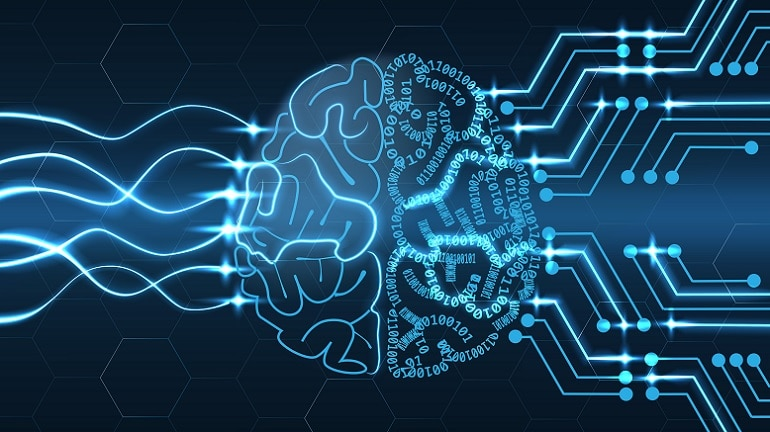
#> input picture imagem.jpg, 770 x 432 px, given in place of the camera
$ python R3.py
#> lines starting #> are read from the running program, lines starting #| are printed output that depends on the picture; after the words box and inside, x2 and y2 are one past the last pixel; in counts of white or black regions, pixels touching at a corner belong together
#> further down, frame is the input picture: shape (432, 770, 3); mean B, G, R 92.8, 65.8, 25.6
### helper_functions.py
import numpy as np
import cv2

# Essa função calcula o range hsv mínimo e máximo
# a partir de uma cor hsv da parte baixa e alta do filtro.
# Retorna dois ranges para poder cobrir valores
# extremos tipo 0 ou 349 para hue
def calc_hsv_range(hsv, threshold: int):
	h = hsv[0]
	s = hsv[1]
	v = hsv[2]

	threshold_h = threshold[0]
	threshold_s = threshold[1]
	threshold_v = threshold[2]

	# converte H de [0-360] para [0-180]
	h_min = int((h - threshold_h) * .5)
	# converte S de [0-100] para [0-255]
	s_min = int((s - threshold_s) * 2.55)
	# converte V de [0-100] para [0-255]
	v_min = int((v - threshold_v) * 2.55)

	h_max = int((h + threshold_h) * .5)
	s_max = int((s + threshold_s) * 2.55)
	v_max = int((v + threshold_v) * 2.55)

	# limita o range [0-255] para S e V
	s_min = max(0, min(s_min, 255))
	s_max = max(0, min(s_max, 255))
	v_min = max(0, min(v_min, 255))
	v_max = max(0, min(v_max, 255))

	# Listas
	range_min_1, range_min_2 = [h_min, s_min, v_min], [h_min, s_min, v_min]
	range_max_1, range_max_2 = [h_max, s_max, v_max], [h_max, s_max, v_max]

	# Cobre o H para ranges fora de [0-180]
	if h_min < 0:
		range_min_1[0] = 179 + h_min
		range_max_1[0] = 179
		range_min_2[0] = 0
	if h_max > 179:
		range_max_1[0] = 179
		range_min_2[0] = 0
		range_max_2[0] = h_max - 179

	# Retorna quatro arrays, dois da parte baixa do range
	# e dois da parte alta do range
	return (
		np.array([range_min_1[0], range_min_1[1], range_min_1[2]]),
		np.array([range_max_1[0], range_max_1[1], range_max_1[2]]),
		np.array([range_min_2[0], range_min_2[1], range_min_2[2]]),
		np.array([range_max_2[0], range_max_2[1], range_max_2[2]])
	)

# Essa função acha o maior contorno entre os contornos fornecidos
def find_greater(contours):
	greater = None
	greater_area = 0
	found = False
	for c in contours:
		area = cv2.contourArea(c)
		if area > greater_area:
			greater_area = area
			greater = c
			found = True
	return found, greater, greater_area

# Essa função desenha uma cruz na imagem
# [21 lines left out: functions draw_cross, draw_text, not called in this run]

### R3.py
#!/usr/bin/python
# -*- coding: utf-8 -*-

# Programa simples com camera webcam e opencv

import cv2
import math
from datetime import datetime
import numpy as np
from helper_functions import calc_hsv_range, find_greater, draw_cross, draw_text

def image_da_webcam(img):
	"""
	->>> !!!! FECHE A JANELA COM A TECLA ESC !!!! <<<<-
		deve receber a imagem da camera e retornar uma imagems filtrada.
	"""

	#region Carregamento da imagem

	# Um pouco de blur para reduzir ruídos
	imgb = cv2.blur(img, (11, 11))
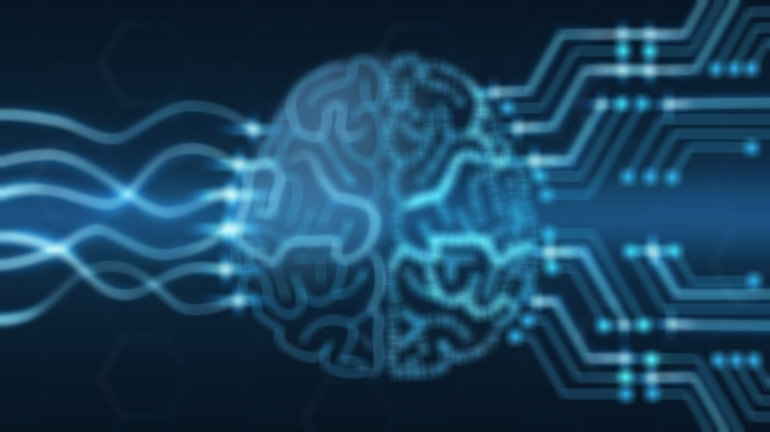
#> imgb: shape (432, 770, 3); mean B, G, R 92.8, 65.7, 25.6

	img_rgb = cv2.cvtColor(imgb, cv2.COLOR_BGR2RGB)
	img_hsv = cv2.cvtColor(imgb, cv2.COLOR_BGR2HSV)
#> img_hsv: shape (432, 770, 3); mean H, S, V 102.8, 193, 92.8
	img_size = img_rgb.shape
#> img_size = (432, 770, 3)

	#endregion

	#region Segmentação dos círculos

	# Valores HSV aproximados para os círculos azuis e vermelhos
	blue_hsv = (189, 42, 42)
	red_hsv = (2, 60, 38)

	blue_hsv = (187, 85, 70)
	red_hsv = (3, 70, 70)

	# Threshold para segmentação da imagem
	threshold = (8, 50, 60)

	# Ranges mínimos e máximos da imagem, recebe valores HSV entre
	# [(0, 0, 0), (360, 100, 100)] e retorna valores HSV para opencv entre
	# [(0, 0, 0), (180, 255, 255)]
	# Retorna dois ranges, um para a parte baixa do range e outra para a parte
	# alta do range
	range_blue = calc_hsv_range(blue_hsv, threshold)
	range_red = calc_hsv_range(red_hsv, threshold)

	# Segmenta os dois ranges dos círculos azuis
	mask_blue_1 = cv2.inRange(img_hsv, range_blue[0], range_blue[1])
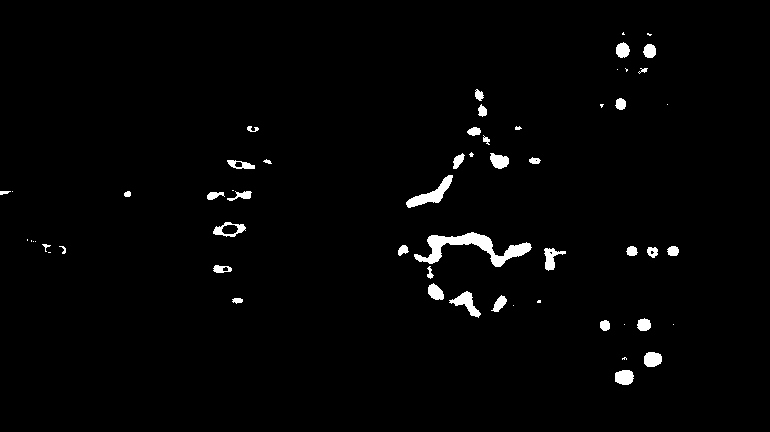
#> mask_blue_1: shape (432, 770); 1.8% white; 58 white regions (19 under 20 px)
	mask_blue_2 = cv2.inRange(img_hsv, range_blue[2], range_blue[3])

	# Segmenta os dois ranges dos círculos vermelhos
	mask_red_1 = cv2.inRange(img_hsv, range_red[0], range_red[1])
#> mask_red_1: shape (432, 770); every value is 0
	mask_red_2 = cv2.inRange(img_hsv, range_red[2], range_red[3])

	# Junta as imagens segmentadas
	mask_blue = cv2.bitwise_or(mask_blue_1, mask_blue_2)
	mask_red = cv2.bitwise_or(mask_red_1, mask_red_2)

	#endregion

	#region Acha os contornos nas segmentações

	cont_blue, _ = cv2.findContours(mask_blue, cv2.RETR_TREE, cv2.CHAIN_APPROX_SIMPLE)
#> cont_blue = 67 contours, 31 with area under 20; largest, box (x1, y1, x2, y2) and area: (414, 232, 532, 267) 1246, (406, 175, 453, 208) 450, (213, 222, 246, 237) 291, (449, 291, 481, 318) 284, (615, 370, 634, 385) 210
	cont_red, _ = cv2.findContours(mask_red, cv2.RETR_TREE, cv2.CHAIN_APPROX_SIMPLE)
#> cont_red = []

	# Converte para imagens RGB
	blue_rgb = cv2.cvtColor(mask_blue, cv2.COLOR_GRAY2RGB)
#> blue_rgb: shape (432, 770, 3); 1.8% white; 58 white regions (19 under 20 px), largest, box (x1, y1, x2, y2) and area: (414, 232, 532, 267) 1396, (406, 175, 453, 208) 507, (449, 291, 481, 318) 327
	red_rgb = cv2.cvtColor(mask_red, cv2.COLOR_GRAY2RGB)
#> red_rgb: shape (432, 770, 3); every value is 0

	# Cria uma cópia da imagem original
	cont_img = img.copy()

	# Desenha os contornos dos dois círculos
	# cv2.drawContours(cont_img, cont_blue, -1, [0, 0, 255], 5)
	# cv2.drawContours(cont_img, cont_red, -1, [0, 0, 255], 5)

	#endregion

	#region Identificação dos maiores círculos

	found_greater_blue, greater_blue, greater_blue_area = find_greater(cont_blue)
#> the loop in find_greater, `for c in contours:` made 67 passes
#> (area, greater_area) on passes 1, 12, 31: (210.5, 210.5), (283.5, 283.5), (1246.5, 1246.5)
#> area on passes 3, 6, 7, 10, 11, 13: 200.5, 74.5, 122, 35, 118, 167
#> after the loop in find_greater, `for c in contours:`: found = True; greater = contour of 178 points, box (x1, y1, x2, y2) (414, 232, 532, 267), area 1246; greater_area = 1246.5
#> found_greater_blue = True; greater_blue has the same summary as greater in find_greater; greater_blue_area = 1246.5
	found_greater_red, greater_red, greater_red_area = find_greater(cont_red)
#> found_greater_red = False; greater_red_area = 0

	if not found_greater_blue or not found_greater_red: return cont_img

	# Desenha os contornos dos dois círculos maiores
	cv2.drawContours(cont_img, [greater_blue], -1, [0, 125, 0], 5)
	cv2.drawContours(cont_img, [greater_red], -1, [0, 125, 0], 5)

	#endregion

	#region Identificação do centro de massa dos dois círculos

	moments_blue = cv2.moments(greater_blue)
	moments_red = cv2.moments(greater_red)

	# Centro de massa do círculo azul
	blue_center_x = int(moments_blue['m10']/moments_blue['m00'])
	blue_center_y = int(moments_blue['m01']/moments_blue['m00'])
	draw_cross(cont_img, (blue_center_x, blue_center_y), (10, 10), (0, 0, 0), 4)

	# Centro de massa do círculo vermelho
	red_center_x = int(moments_red['m10']/moments_red['m00'])
	red_center_y = int(moments_red['m01']/moments_red['m00'])
	draw_cross(cont_img, (red_center_x, red_center_y), (10, 10), (0, 0, 0), 4)

	#endregion

	#region Identificação da área dos dois círculos

	# Desenha a área do círculo azul
	draw_text(
		cont_img, (blue_center_x + 16, blue_center_y - 16),
		cv2.FONT_HERSHEY_SIMPLEX, int(greater_blue_area), (0, 0, 0)
	)

	# Desenha a área do círculo vermelho
	draw_text(
		cont_img, (red_center_x + 16, red_center_y - 16),
		cv2.FONT_HERSHEY_SIMPLEX, int(greater_red_area), (0, 0, 0)
	)

	#endregion

	#region Traça uma linha entre os dois círculos maiores

	# Simplesmente desenha uma linha
	cv2.line(
		cont_img, (blue_center_x, blue_center_y),(red_center_x, red_center_y),
		(125, 0, 125), 4
	)

	#endregion

	#region Ângulo entre os círculos

	# Calcula diferença entre as posições dos círculos
	diff_x = (red_center_x - blue_center_x)
	diff_y = (red_center_y - blue_center_y)

	# Centro entre os círculos
	center_x = int((red_center_x + blue_center_x) * .5)
	center_y = int((red_center_y + blue_center_y) * .5)

	# Calcula o ângulo em radianos usando arcotangente
	ang_rad_z = math.atan2(diff_y, diff_x)

	# Converte de radianos para graus
	ang_deg_z = ang_rad_z * (180.0 / math.pi)

	# Ângulo no eixo y
	# diff_y = (greater_red_area - greater_blue_area)

	# ang_y = math.atan2(diff_y / max(greater_blue_area, greater_red_area), 1)

	# Desenha a reta de origem
	cv2.line(
		cont_img, (0, center_y),(img_size[1], center_y),
		(0, 0, 0), 4
	)

	# Desenha um arco do ângulo
	cv2.ellipse(
		cont_img, (center_x, center_y), (150, 150), 0, 0, ang_deg_z,
		(150, 64, 42), 4
	)

	# Desenha o texto do ângulo
	draw_text(
		cont_img, (center_x + 150, center_y - 16 if ang_deg_z > 0.0 else center_y + 32),
		cv2.FONT_HERSHEY_SIMPLEX, str(int(ang_deg_z)) + "d", (0, 0, 0)
	)

	#endregion

	return cont_img

cv2.namedWindow("original", cv2.WINDOW_NORMAL)
cv2.namedWindow("preview", cv2.WINDOW_NORMAL)
# define a entrada de video para webcam
vc = cv2.VideoCapture(0)
#vc = cv2.VideoCapture("C:\\Users\\Administrator\\Documents\\Codes\\Notebooks\\NAC 5\\Demo.mp4")

#configura o tamanho da janela
cv2.resizeWindow("original", 640, 480)
cv2.resizeWindow("preview", 640, 480)

if vc.isOpened(): # try to get the first frame
	rval, frame = vc.read()
else:
	rval = False

while rval:
	img = image_da_webcam(frame) # passa o frame para a função imagem_da_webcam e recebe em img imagem tratada

	#imS = cv2.resize(im, (960, 540))

	cv2.imshow("original", frame)
	cv2.imshow("preview", img)
	rval, frame = vc.read()
	key = cv2.waitKey(20)
#> (key Esc is pressed here)
	if key == 27: # exit on ESC
		break

cv2.destroyWindow("original")
cv2.destroyWindow("preview")
vc.release()
